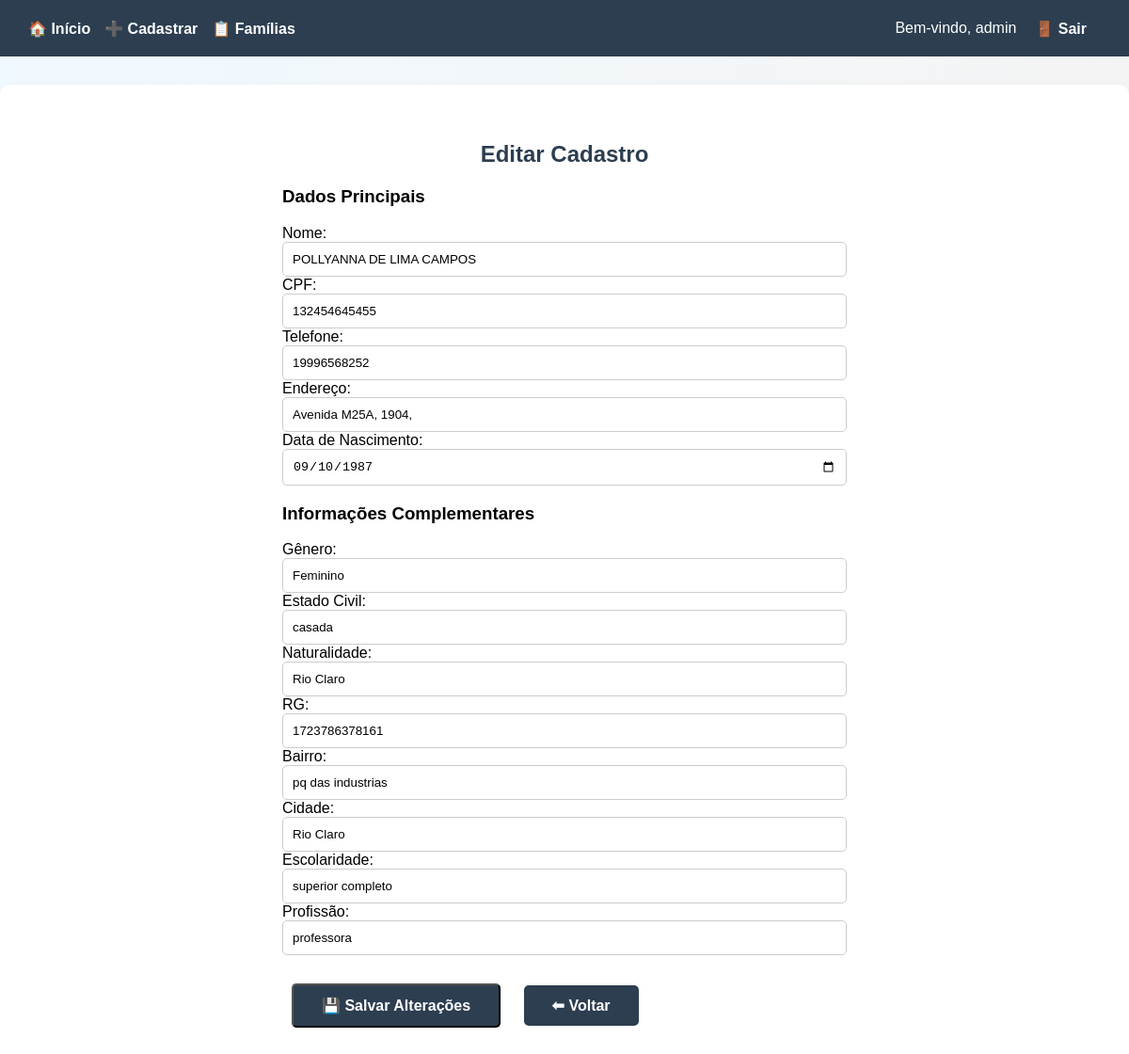
/editar/2 (signed in), run on the app's committed database.
### tables this page shows
CREATE TABLE familias (
            id INTEGER PRIMARY KEY AUTOINCREMENT,
            nome TEXT,
            cpf TEXT,
            telefone TEXT,
            endereco TEXT,
            data_nascimento TEXT
        );

CREATE TABLE info_complementar (
            id INTEGER PRIMARY KEY AUTOINCREMENT,
            familia_id INTEGER,
            genero TEXT,
            estado_civil TEXT,
            naturalidade TEXT,
            rg TEXT,
            bairro TEXT,
            cidade TEXT,
            escolaridade TEXT,
            profissao TEXT,
            FOREIGN KEY (familia_id) REFERENCES familias(id)
        );

### app.py (the view, shortened to what this page needs)
@app.route('/editar/<int:id>', methods=['GET', 'POST'])
def editar_familia(id):
    if 'usuario' not in session:
        return redirect('/login')
    conn = sqlite3.connect('banco.db')
    cursor = conn.cursor()
    cursor.execute('SELECT * FROM familias WHERE id = ?', (id,))
    familia = cursor.fetchone()
    cursor.execute('SELECT * FROM info_complementar WHERE familia_id = ?', (id,))
    info_complementar = cursor.fetchone()
    conn.close()
    return render_template(
        'editar_familia.html',
        familia=familia,
        info_complementar=info_complementar
    )

### templates/editar_familia.html (shortened to what this page needs)
{% extends "base.html" %}
{% block content %}
<h2>Editar Cadastro</h2>
<form method="POST" style="max-width: 600px; margin: auto; text-align: left;">
    <h3>Dados Principais</h3>
    <label for="nome">Nome:</label>
    <input type="text" name="nome" id="nome" value="{{ familia[1] }}" class="form-control" required>
    <label for="cpf">CPF:</label>
    <input type="text" name="cpf" id="cpf" value="{{ familia[2] }}" class="form-control" required>
    <label for="telefone">Telefone:</label>
    <input type="text" name="telefone" id="telefone" value="{{ familia[3] }}" class="form-control">
    <label for="endereco">Endereço:</label>
    <input type="text" name="endereco" id="endereco" value="{{ familia[4] }}" class="form-control">
    <label for="data_nascimento">Data de Nascimento:</label>
    <input type="date" name="data_nascimento" id="data_nascimento" value="{{ familia[5] }}" class="form-control">
    <h3>Informações Complementares</h3>
    {% if info_complementar %}
        <label for="genero">Gênero:</label>
        <input type="text" name="genero" id="genero" value="{{ info_complementar[2] }}" class="form-control">
        <label for="estado_civil">Estado Civil:</label>
        <input type="text" name="estado_civil" id="estado_civil" value="{{ info_complementar[3] }}" class="form-control">
        <label for="naturalidade">Naturalidade:</label>
        <input type="text" name="naturalidade" id="naturalidade" value="{{ info_complementar[4] }}" class="form-control">
        <label for="rg">RG:</label>
        <input type="text" name="rg" id="rg" value="{{ info_complementar[5] }}" class="form-control">
        <label for="bairro">Bairro:</label>
        <input type="text" name="bairro" id="bairro" value="{{ info_complementar[6] }}" class="form-control">
        <label for="cidade">Cidade:</label>
        <input type="text" name="cidade" id="cidade" value="{{ info_complementar[7] }}" class="form-control">
        <label for="escolaridade">Escolaridade:</label>
        <input type="text" name="escolaridade" id="escolaridade" value="{{ info_complementar[8] }}" class="form-control">
        <label for="profissao">Profissão:</label>
        <input type="text" name="profissao" id="profissao" value="{{ info_complementar[9] }}" class="form-control">
    {% else %}
        <p>Sem informações complementares cadastradas.</p>
    {% endif %}
    <div style="margin-top: 20px;">
        <button type="submit" class="btn">💾 Salvar Alterações</button>
        <a href="/familias" class="btn">⬅ Voltar</a>
    </div>
</form>
{% endblock %}

### templates/base.html (style rules this page uses)
body { font-family: Arial, sans-serif; background: linear-gradient(to right, #f0f9ff, #f4f4f4); margin: 0; padding: 0; }
h1, h2 { color: #2c3e50; }
.btn { display: inline-block; background-color: #2c3e50; color: white; padding: 12px 30px; margin: 10px; border-radius: 5px; cursor: pointer; text-decoration: none; font-weight: bold; font-size: 16px; }
.form-control { padding: 10px; width: 100%; border-radius: 5px; border: 1px solid #ccc; box-sizing: border-box; }

### data on the page
familias: nome "POLLYANNA DE LIMA CAMPOS", cpf "132454645455", telefone "19996568252", endereco "Avenida M25A, 1904,", data_nascimento "09/10/1987"
info_complementar: genero "Feminino", estado_civil "casada", naturalidade "Rio Claro", rg "1723786378161", bairro "pq das industrias", cidade "Rio Claro", escolaridade "superior completo", profissao "professora"

### other printed values
{{ session['usuario'] }} "admin"
